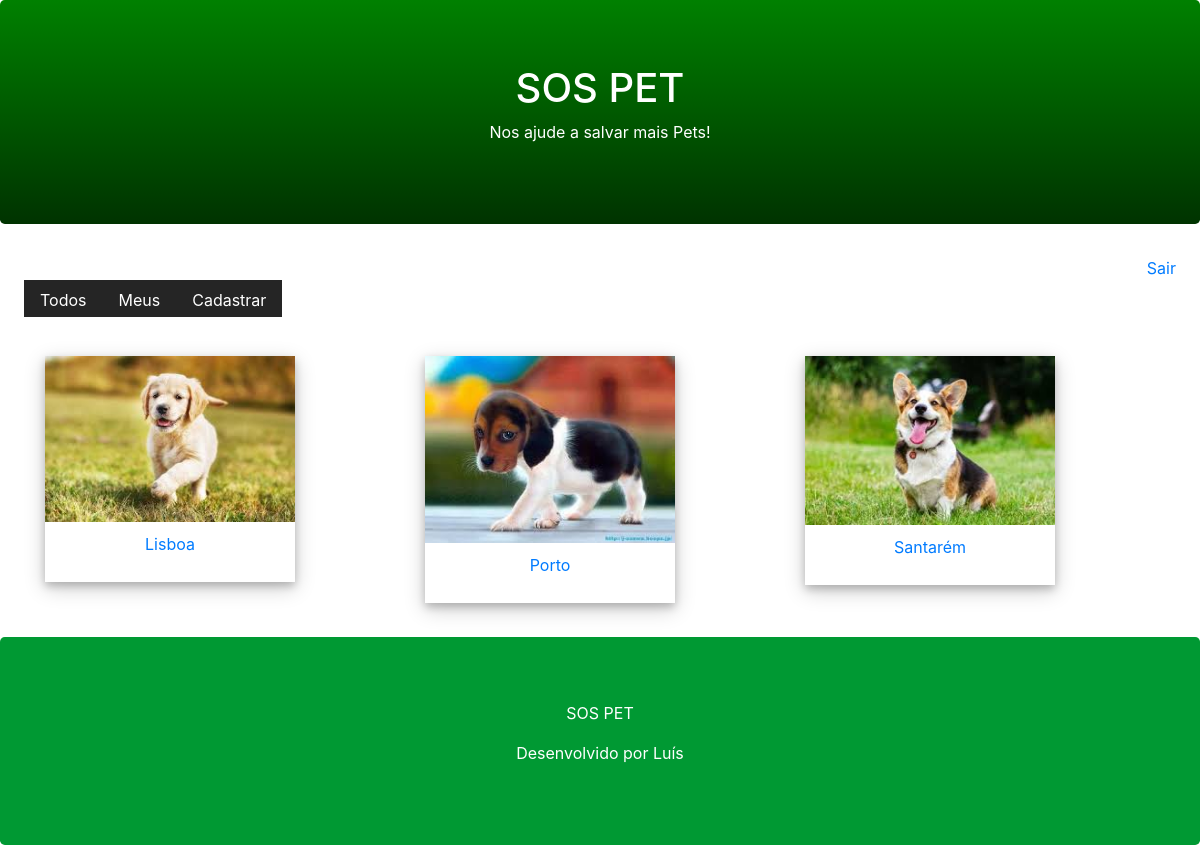
The app's page /pet/user/ (signed in) with its own data.
### core/models.py (models this page shows, shortened)
class Pet(models.Model):
    city = models.CharField(max_length=100)
    description = models.TextField()
    phone = models.CharField(max_length=11)
    email = models.EmailField()
    begin_date = models.DateTimeField(auto_now_add=True)
    photo = models.ImageField(upload_to='pet')
    active = models.BooleanField(default=True)
    user = models.ForeignKey(User, on_delete=models.CASCADE)

### core/views.py (the view)
# urls.py: path('pet/user/', views.list_user_pets),
def list_user_pets(request):
    pet = Pet.objects.filter(active=True, user=request.user)
    return render(request,'list.html', {'pet':pet})

### core/templates/list.html (shortened to what this page needs)
{% extends "model-page.html"%}
{% block content %}
    <div class="container mb-4">
        <div class="row">
            {% for p in pet %}
            <div class="col-sm-4">
                <a href="../detail/{{ p.id }}">
                    <div class="polaroid" >
                        <img src="{{ p.photo.url }}" style="width:100%">
                        <div class="container">
                            <p>{{ p.city }}</p>
                        </div>
                    </div>
                </a>
            </div>
            {% endfor %}
        </div>
    </div>
{% endblock %}

### core/templates/list.html (style rules this page uses)
.polaroid { width:250px; box-shadow: 0 4px 8px 0 rgba(0,0,0,0.2), 0 6px 20px 0 rgba(0,0,0,0.2); text-align:center; }
.container { padding:10px; }

### records on screen
Pet: photo (picture), city "Lisboa"
Pet: photo (picture), city "Porto"
Pet: photo (picture), city "Santarém"
